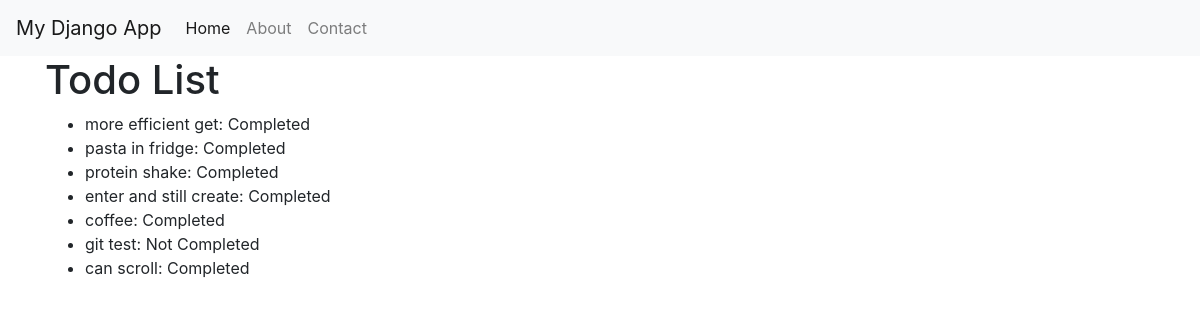
The page /api/todos/ on the database as committed earlier.
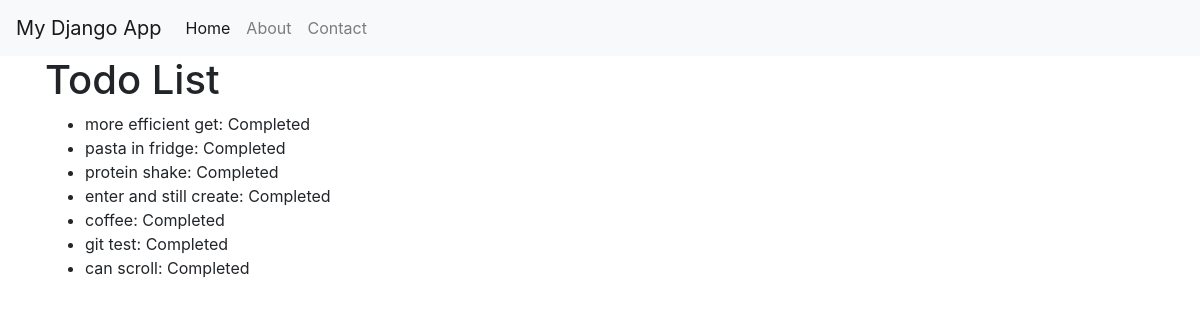
The same page on the database as committed later.
### myapp/models.py (models this page shows, shortened)
class TodoItem(models.Model):
    title = models.CharField(max_length=200)
    completed = models.BooleanField(default=False)

### myapp/views.py (the view)
# urls.py: path("todos/", views.todos, name="Todos"),
def todos(request):
    items = TodoItem.objects.all()
    return render(request, "todo.html", {"todos": items})

### myapp/templates/todo.html
{% extends "base.html" %} {% block content %}
<h1>Todo List</h1>
<ul>
    {% for todo in todos %}
    <li>
        {{ todo.title }}: {% if todo.completed %}Completed{% else %}Not Completed{% endif %}
    </li>
    {% endfor %}
</ul>
{% endblock %}

Rows that differ between the two databases and show on the page:
changed TodoItem "git test": completed "Not Completed" → "Completed"
